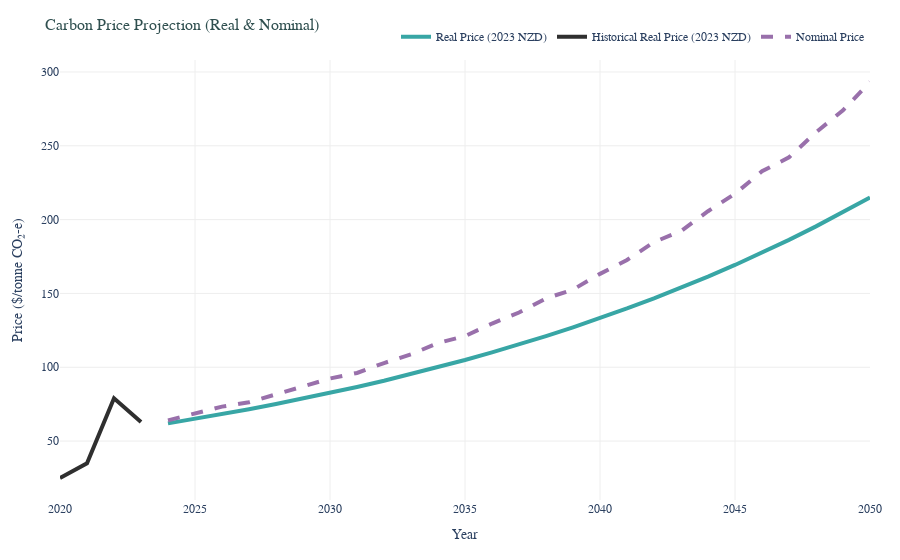
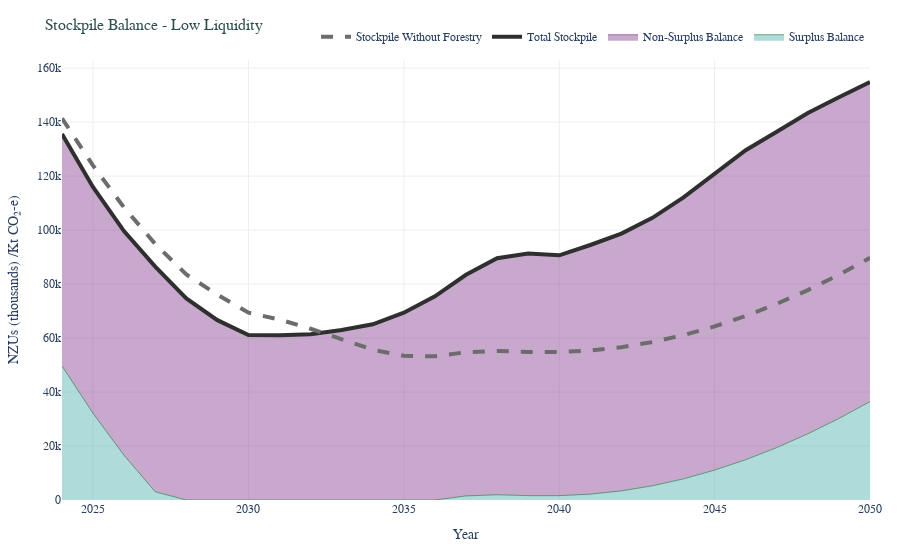
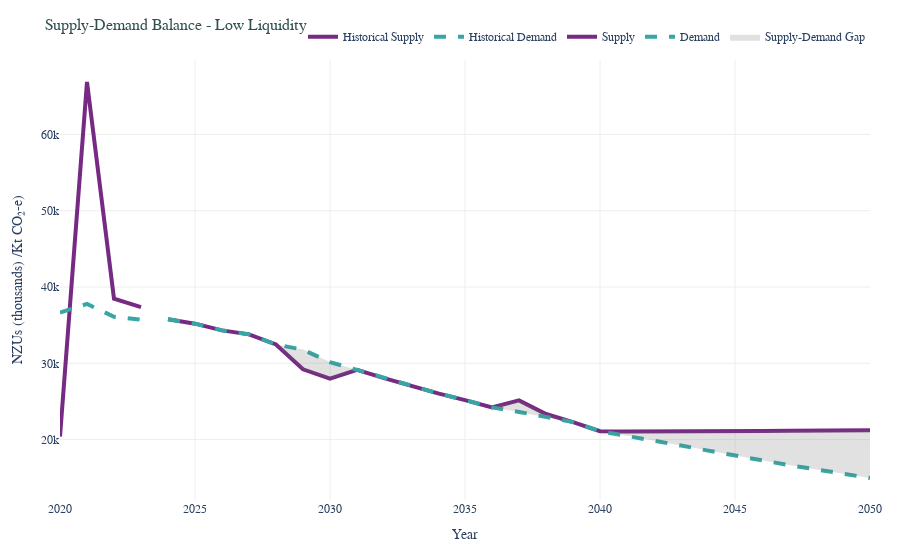

The cell these charts' notebook holds for them, in order:
### Code cell
# Load chart generator
from model.utils.chart_generator import ChartGenerator

# Initialise chart generator
chart_gen = ChartGenerator(NZU)

# Generate carbon price comparison chart
price_chart = chart_gen.carbon_price_chart()
display(price_chart)
price_chart.write_image(str(output_dir / "liquidity_price_comparison.png"))

# Generate stockpile balance comparison
stockpile_chart = chart_gen.stockpile_balance_chart()
display(stockpile_chart)
stockpile_chart.write_image(str(output_dir / "liquidity_stockpile_comparison.png"))

# Generate supply-demand balance comparison
balance_chart = chart_gen.supply_demand_balance_chart()
display(balance_chart)
balance_chart.write_image(str(output_dir / "liquidity_balance_comparison.png"))

### Figure 1 — Plotly figure (JSON) as saved in the notebook; plotly's stock layout.template omitted (floating-point values rounded to 4 significant figures)
{"data": [{"hovertemplate": "Year: %{x}<br>Real Price: $%{y:.1f} (2023 NZD)<extra></extra>", "line": {"color": "rgb(56, 166, 165)", "width": 4}, "mode": "lines", "name": "Real Price (2023 NZD)", "type": "scatter", "x": [2024, 2025, 2026, 2027, 2028, 2029, 2030, 2031, 2032, 2033, 2034, 2035, 2036, 2037, 2038, 2039, 2040, 2041, 2042, 2043, 2044, 2045, 2046, 2047, 2048, 2049, 2050], "y": [62, 65.04, 68.22, 71.57, 75.07, 78.75, 82.61, 86.66, 90.91, 95.36, 100.0, 104.9, 110.1, 115.5, 121.1, 127.1, 133.3, 139.8, 146.7, 153.9, 161.4, 169.3, 177.6, 186.3, 195.4, 205.0, 215.1]}, {"hovertemplate": "Year: %{x}<br>Historical Real Price: $%{y:.1f} (2023 NZD)<extra></extra>", "line": {"color": "rgb(47, 47, 47)", "dash": "solid", "width": 4}, "mode": "lines", "name": "Historical Real Price (2023 NZD)", "type": "scatter", "x": [2020, 2021, 2022, 2023], "y": [25, 35, 79, 63]}, {"hovertemplate": "Year: %{x}<br>Nominal Price: $%{y:.1f}<extra></extra>", "line": {"color": "rgb(153,112,171)", "dash": "dash", "width": 4}, "mode": "lines", "name": "Nominal Price", "type": "scatter", "x": [2024, 2025, 2026, 2027, 2028, 2029, 2030, 2031, 2032, 2033, 2034, 2035, 2036, 2037, 2038, 2039, 2040, 2041, 2042, 2043, 2044, 2045, 2046, 2047, 2048, 2049, 2050], "y": [64.06, 68.55, 73.35, 76.32, 81.66, 86.36, 92.4, 96.15, 102.9, 108.8, 116.4, 121.1, 129.6, 137.1, 146.6, 152.6, 163.3, 172.7, 184.7, 192.2, 205.7, 217.5, 232.7, 242.2, 259.1, 274.0, 293.2]}], "layout": {"font": {"family": "Arial, sans-serif", "size": 12}, "hovermode": "closest", "legend": {"orientation": "h", "x": 1, "xanchor": "right", "y": 1.02, "yanchor": "bottom"}, "margin": {"b": 60, "l": 60, "r": 30, "t": 60}, "paper_bgcolor": "white", "plot_bgcolor": "white", "title": {"font": {"color": "rgb(47, 79, 79)", "size": 16}, "text": "Carbon Price Projection (Real & Nominal)"}, "xaxis": {"gridcolor": "#eeeeee", "range": [null, 2050], "showgrid": true, "title": {"standoff": 15, "text": "Year"}}, "yaxis": {"gridcolor": "#eeeeee", "range": [0, null], "rangemode": "nonnegative", "showgrid": true, "title": {"standoff": 15, "text": "Price ($/tonne CO₂-e)"}}}}

### Figure 2 — Plotly figure (JSON) as saved in the notebook; plotly's stock layout.template omitted (floating-point values rounded to 4 significant figures)
{"data": [{"fillcolor": "rgba(56, 166, 165, 0.4)", "hovertemplate": "Year: %{x}<br>Surplus Balance: %{y:.2f} kt CO₂-e<extra></extra>", "line": {"color": "rgba(27,120,55, 0.6)", "width": 1}, "mode": "lines", "name": "Surplus Balance", "stackgroup": "one", "type": "scatter", "x": [2024, 2025, 2026, 2027, 2028, 2029, 2030, 2031, 2032, 2033, 2034, 2035, 2036, 2037, 2038, 2039, 2040, 2041, 2042, 2043, 2044, 2045, 2046, 2047, 2048, 2049, 2050], "y": [49650.0, 32090.0, 16520.0, 3056.0, 0, 0, 0, 0, 0, 0, 0, 0, 0, 1515.0, 1944.0, 1623.0, 1608.0, 2174.0, 3374.0, 5272.0, 7832.0, 11080.0, 14930.0, 19420.0, 24520.0, 30210.0, 36470.0]}, {"fillcolor": "rgba(118,42,131, 0.4)", "hovertemplate": "Year: %{x}<br>Non-Surplus Balance: %{y:.2f} kt CO₂-e<extra></extra>", "line": {"color": "rgba(118,42,131, 0.6)", "width": 1}, "mode": "lines", "name": "Non-Surplus Balance", "stackgroup": "one", "type": "scatter", "x": [2024, 2025, 2026, 2027, 2028, 2029, 2030, 2031, 2032, 2033, 2034, 2035, 2036, 2037, 2038, 2039, 2040, 2041, 2042, 2043, 2044, 2045, 2046, 2047, 2048, 2049, 2050], "y": [85960.0, 83800.0, 83030.0, 83440.0, 74670.0, 66630.0, 61110.0, 61070.0, 61450.0, 62980.0, 65080.0, 69380.0, 75450.0, 81930.0, 87620.0, 89660.0, 89060.0, 92310.0, 95350.0, 99280.0, 104300.0, 109800.0, 114700.0, 117000.0, 118900.0, 119000.0, 118400.0]}, {"hovertemplate": "Year: %{x}<br>Total Stockpile: %{y:.2f} kt CO₂-e<extra></extra>", "line": {"color": "rgb(47, 47, 47)", "width": 4}, "mode": "lines", "name": "Total Stockpile", "type": "scatter", "x": [2024, 2025, 2026, 2027, 2028, 2029, 2030, 2031, 2032, 2033, 2034, 2035, 2036, 2037, 2038, 2039, 2040, 2041, 2042, 2043, 2044, 2045, 2046, 2047, 2048, 2049, 2050], "y": [135600.0, 115900.0, 99550.0, 86500.0, 74670.0, 66630.0, 61110.0, 61070.0, 61450.0, 62980.0, 65080.0, 69380.0, 75450.0, 83450.0, 89560.0, 91290.0, 90660.0, 94480.0, 98730.0, 104600.0, 112100.0, 120900.0, 129600.0, 136400.0, 143400.0, 149200.0, 154900.0]}, {"hovertemplate": "Year: %{x}<br>Stockpile Without Forestry: %{y:.2f} kt CO₂-e<extra></extra>", "line": {"color": "rgb(108, 108, 108)", "dash": "dash", "width": 4}, "mode": "lines", "name": "Stockpile Without Forestry", "type": "scatter", "x": [2024, 2025, 2026, 2027, 2028, 2029, 2030, 2031, 2032, 2033, 2034, 2035, 2036, 2037, 2038, 2039, 2040, 2041, 2042, 2043, 2044, 2045, 2046, 2047, 2048, 2049, 2050], "y": [141400.0, 123900.0, 108300.0, 94860.0, 83550.0, 76080.0, 69420.0, 66860.0, 63440.0, 59510.0, 55670.0, 53430.0, 53250.0, 54760.0, 55190.0, 54870.0, 54850.0, 55420.0, 56620.0, 58520.0, 61080.0, 64330.0, 68170.0, 72670.0, 77770.0, 83460.0, 89710.0]}], "layout": {"font": {"family": "Arial, sans-serif", "size": 12}, "hovermode": "closest", "legend": {"orientation": "h", "x": 1, "xanchor": "right", "y": 1.02, "yanchor": "bottom"}, "margin": {"b": 60, "l": 60, "r": 30, "t": 60}, "paper_bgcolor": "white", "plot_bgcolor": "white", "title": {"font": {"color": "rgb(47, 79, 79)", "size": 16}, "text": "Stockpile Balance - Low Liquidity"}, "xaxis": {"gridcolor": "#eeeeee", "showgrid": true, "title": {"standoff": 15, "text": "Year"}}, "yaxis": {"gridcolor": "#eeeeee", "rangemode": "tozero", "showgrid": true, "title": {"standoff": 15, "text": "NZUs (thousands) /Kt CO₂-e)"}}}}

### Figure 3 — Plotly figure (JSON) as saved in the notebook; plotly's stock layout.template omitted (floating-point values rounded to 4 significant figures)
{"data": [{"hovertemplate": "Year: %{x}<br>Supply: %{y:.2f} kt CO₂-e<extra></extra>", "line": {"color": "rgb(118,42,131)", "width": 4}, "mode": "lines", "name": "Historical Supply", "type": "scatter", "x": [2020, 2021, 2022, 2023], "y": [20404, 66873, 38467, 37355]}, {"hovertemplate": "Year: %{x}<br>Demand: %{y:.2f} kt CO₂-e<extra></extra>", "line": {"color": "rgb(56, 166, 165)", "dash": "dash", "width": 4}, "mode": "lines", "name": "Historical Demand", "type": "scatter", "x": [2020, 2021, 2022, 2023], "y": [36650.0, 37780.0, 36110.0, 35710.0]}, {"hovertemplate": "Year: %{x}<br>Supply: %{y:.2f} kt CO₂-e<extra></extra>", "line": {"color": "rgb(118,42,131)", "width": 4}, "mode": "lines", "name": "Supply", "type": "scatter", "x": [2024, 2025, 2026, 2027, 2028, 2029, 2030, 2031, 2032, 2033, 2034, 2035, 2036, 2037, 2038, 2039, 2040, 2041, 2042, 2043, 2044, 2045, 2046, 2047, 2048, 2049, 2050], "y": [35760.0, 35200.0, 34320.0, 33790.0, 32470.0, 29210.0, 27990.0, 29130.0, 28060.0, 27040.0, 26060.0, 25180.0, 24220.0, 25140.0, 23350.0, 22290.0, 21090.0, 21060.0, 21100.0, 21120.0, 21110.0, 21120.0, 21130.0, 21150.0, 21170.0, 21200.0, 21220.0]}, {"hovertemplate": "Year: %{x}<br>Demand: %{y:.2f} kt CO₂-e<extra></extra>", "line": {"color": "rgb(56, 166, 165)", "dash": "dash", "width": 4}, "mode": "lines", "name": "Demand", "type": "scatter", "x": [2024, 2025, 2026, 2027, 2028, 2029, 2030, 2031, 2032, 2033, 2034, 2035, 2036, 2037, 2038, 2039, 2040, 2041, 2042, 2043, 2044, 2045, 2046, 2047, 2048, 2049, 2050], "y": [35760.0, 35200.0, 34320.0, 33790.0, 32470.0, 31790.0, 30160.0, 29130.0, 28060.0, 27040.0, 26060.0, 25180.0, 24220.0, 23630.0, 22920.0, 22290.0, 21090.0, 20490.0, 19900.0, 19220.0, 18550.0, 17880.0, 17280.0, 16650.0, 16080.0, 15510.0, 14970.0]}, {"fill": "toself", "fillcolor": "rgba(108, 108, 108, 0.2)", "hoverinfo": "skip", "hovertemplate": "Year: %{x}<br>Supply-Demand Gap: %{y:.2f} kt CO₂-e<extra></extra>", "line": {"width": 0}, "name": "Supply-Demand Gap", "showlegend": true, "type": "scatter", "x": [2024, 2025, 2026, 2027, 2028, 2029, 2030, 2031, 2032, 2033, 2034, 2035, 2036, 2037, 2038, 2039, 2040, 2041, 2042, 2043, 2044, 2045, 2046, 2047, 2048, 2049, 2050, 2050, 2049, 2048, 2047, 2046, 2045, 2044, 2043, 2042, 2041, 2040, 2039, 2038, 2037, 2036, 2035, 2034, 2033, 2032, 2031, 2030, 2029, 2028, 2027, 2026, 2025, 2024], "y": [35760.0, 35200.0, 34320.0, 33790.0, 32470.0, 29210.0, 27990.0, 29130.0, 28060.0, 27040.0, 26060.0, 25180.0, 24220.0, 25140.0, 23350.0, 22290.0, 21090.0, 21060.0, 21100.0, 21120.0, 21110.0, 21120.0, 21130.0, 21150.0, 21170.0, 21200.0, 21220.0, 14970.0, 15510.0, 16080.0, 16650.0, 17280.0, 17880.0, 18550.0, 19220.0, 19900.0, 20490.0, 21090.0, 22290.0, 22920.0, 23630.0, 24220.0, 25180.0, 26060.0, 27040.0, 28060.0, 29130.0, 30160.0, 31790.0, 32470.0, 33790.0, 34320.0, 35200.0, 35760.0]}], "layout": {"font": {"family": "Arial, sans-serif", "size": 12}, "hovermode": "closest", "legend": {"orientation": "h", "x": 1, "xanchor": "right", "y": 1.02, "yanchor": "bottom"}, "margin": {"b": 60, "l": 60, "r": 30, "t": 60}, "paper_bgcolor": "white", "plot_bgcolor": "white", "title": {"font": {"color": "rgb(47, 79, 79)", "size": 16}, "text": "Supply-Demand Balance - Low Liquidity"}, "xaxis": {"gridcolor": "#eeeeee", "showgrid": true, "title": {"standoff": 15, "text": "Year"}}, "yaxis": {"gridcolor": "#eeeeee", "range": [0, null], "rangemode": "nonnegative", "showgrid": true, "title": {"standoff": 15, "text": "NZUs (thousands) /Kt CO₂-e)"}}}}
